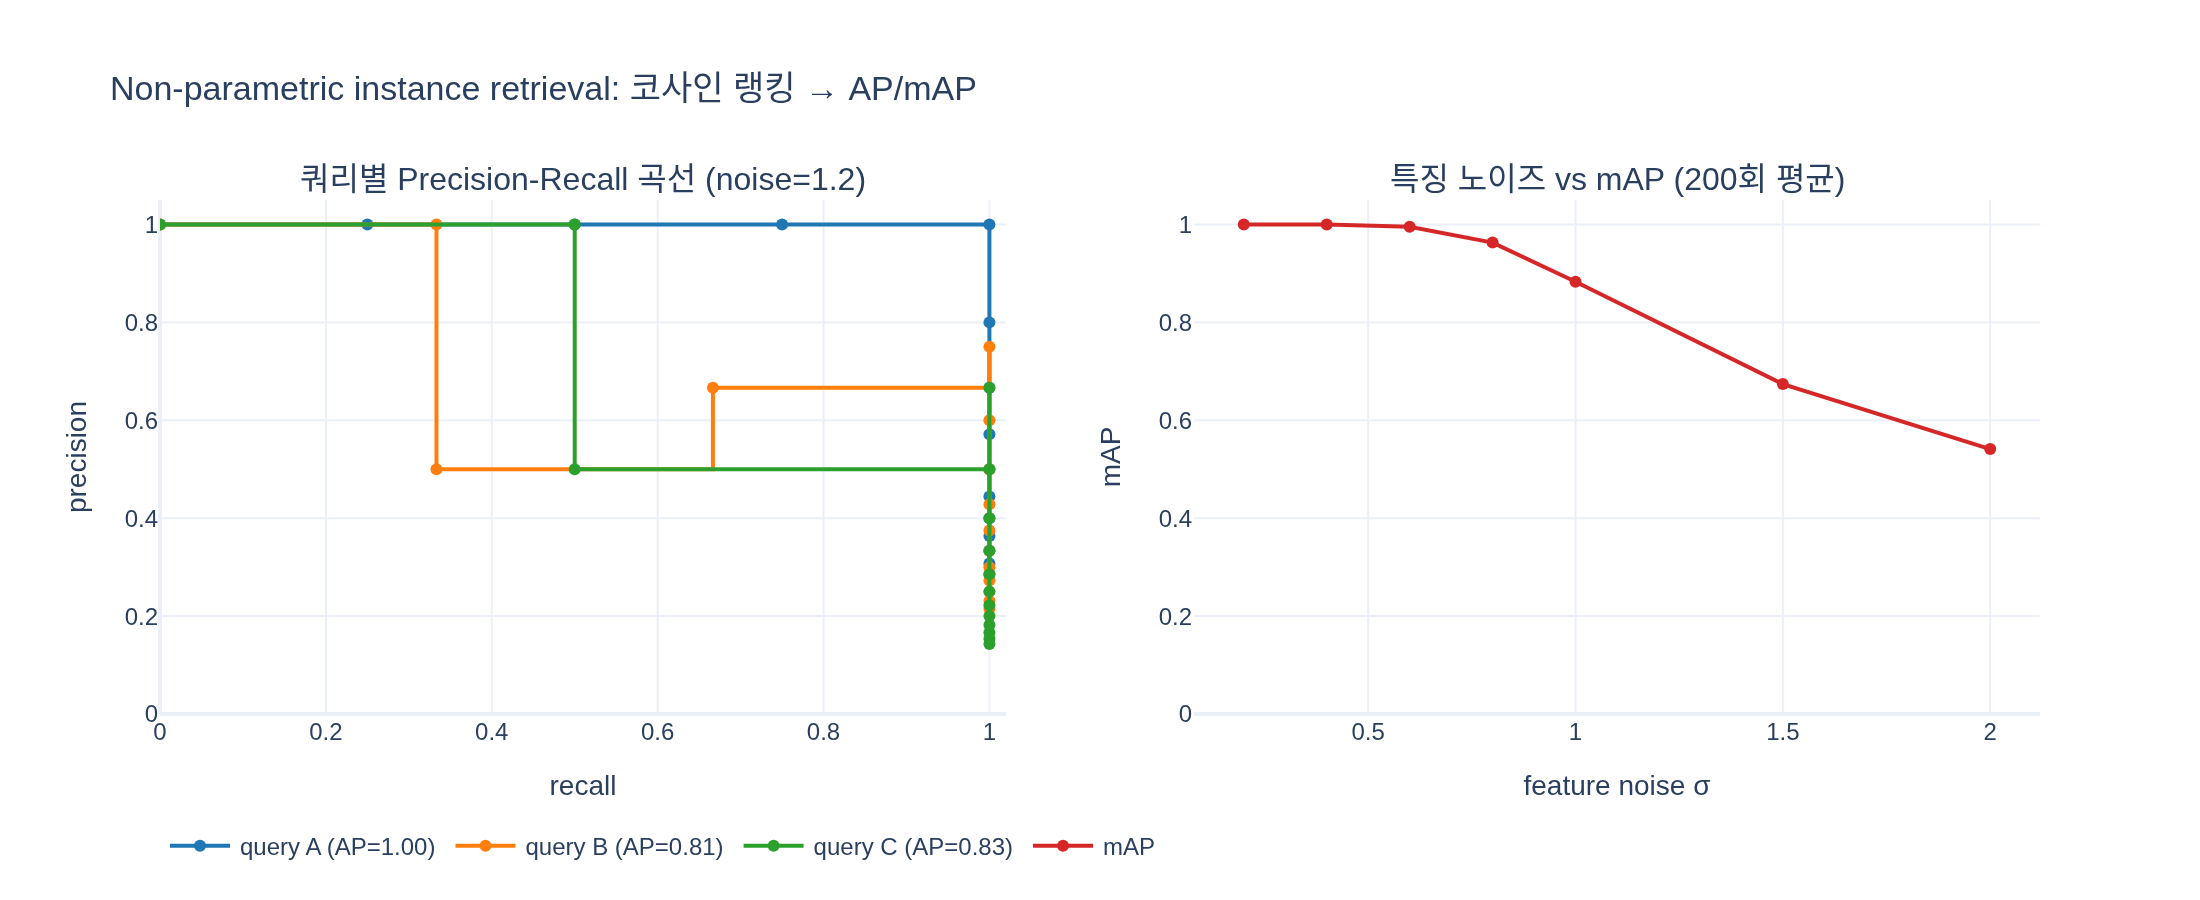

Reproduce this figure in Python.
# %% [markdown]
# # Instance recognition을 non-parametric 방식으로 평가하기 — 코사인 유사도 랭킹과 mAP
#
# DINOv2 논문 7.3절의 instance recognition 평가 절차를 장난감(toy) 문제로 재현한다.
#
# 1. 쿼리 이미지·데이터베이스 이미지의 **frozen feature**(여기서는 난수로 합성)를 준비
# 2. 특징을 L2 정규화 → **코사인 유사도** = 내적
# 3. 유사도 내림차순으로 데이터베이스를 **랭킹** (학습 파라미터 없음 = non-parametric)
# 4. 랭킹의 정답 위치로부터 **AP**(average precision)를 계산, 쿼리 평균 → **mAP**
# 5. `sklearn.metrics.average_precision_score`와 대조, PR 곡선을 plotly로 시각화
#
# 필요 패키지: numpy, plotly, kaleido (expy.png 저장용), scikit-learn (검증용, 선택)

# %%
import numpy as np


def _show(fig):
    try:
        from IPython import get_ipython
        if get_ipython() is not None:  # VSCode 셀/Jupyter에서만 렌더링
            fig.show()
    except ImportError:
        pass


np.set_printoptions(precision=3, suppress=True)
rng = np.random.default_rng(4)

# %% [markdown]
# ## 1. 장난감 데이터베이스 만들기
#
# 3개의 랜드마크(인스턴스) `A, B, C`가 있다고 하자. 각 인스턴스는 특징 공간에서 하나의
# 원형(prototype) 방향을 갖고, 같은 인스턴스를 찍은 사진들은 그 방향 근처에 노이즈를 섞어 놓인다.
# 데이터베이스에는 인스턴스별 양성(positive) 이미지와, 어떤 쿼리에도 해당하지 않는 distractor를 넣는다.
#
# 특징 차원 $d=16$, 데이터베이스 크기 $N=14$ (A 4장, B 3장, C 2장, distractor 5장).

# %%
D = 16
instances = ["A", "B", "C"]
n_pos = {"A": 4, "B": 3, "C": 2}
n_distractor = 5


def make_split(noise, rng):
    """쿼리 3개 + 데이터베이스 특징/라벨 생성. noise = 원형(단위 벡터) 대비 노이즈 벡터의 기대 크기(클수록 특징 품질이 나쁨)."""
    proto = rng.normal(size=(len(instances), D))
    proto /= np.linalg.norm(proto, axis=1, keepdims=True)
    db_feats, db_labels = [], []
    for i, name in enumerate(instances):
        for _ in range(n_pos[name]):
            db_feats.append(proto[i] + noise * rng.normal(size=D) / np.sqrt(D))
            db_labels.append(name)
    for _ in range(n_distractor):
        db_feats.append(rng.normal(size=D))
        db_labels.append("-")
    q_feats = proto + noise * rng.normal(size=proto.shape) / np.sqrt(D)  # 쿼리도 같은 인스턴스의 다른 사진
    return np.array(q_feats), np.array(db_feats), np.array(db_labels)


q_raw, db_raw, db_labels = make_split(noise=1.2, rng=rng)
print("query shape:", q_raw.shape, " database shape:", db_raw.shape)
print("database labels:", " ".join(db_labels))
# 출력:
# query shape: (3, 16)  database shape: (14, 16)
# database labels: A A A A B B B C C - - - - -

# %% [markdown]
# ## 2. L2 정규화 → 코사인 유사도
#
# 코사인 유사도는
# $$\cos(q, x) = \frac{q \cdot x}{\|q\|\,\|x\|}$$
# 이므로, 미리 $\hat q = q/\|q\|$, $\hat x = x/\|x\|$로 정규화해 두면 **행렬곱 하나**로 모든
# (쿼리, DB) 쌍의 유사도를 얻는다. 이 단계에 학습되는 파라미터는 전혀 없다 — 특징 추출기(backbone)
# 위에 분류기·투영층을 얹지 않으므로, 점수는 **특징 자체가 얼마나 좋은지**를 그대로 반영한다.


# %%
def l2n(x):
    return x / np.linalg.norm(x, axis=-1, keepdims=True)


q, db = l2n(q_raw), l2n(db_raw)
S = q @ db.T  # (3 queries, 14 db)
print("cosine similarity matrix (rows=query A,B,C / cols=db):")
print(S)
# 출력:
# cosine similarity matrix (rows=query A,B,C / cols=db):
# [[ 0.323  0.521  0.198  0.507  0.1   -0.148 -0.271 -0.022  0.469  0.03   0.083  0.075  0.02   0.383]
#  [-0.427 -0.063  0.065 -0.062  0.398  0.327  0.514  0.177 -0.086  0.165 -0.248 -0.06  -0.085 -0.079]
#  [-0.602 -0.299 -0.07  -0.382  0.175  0.287  0.377  0.466  0.039 -0.156 -0.469  0.036 -0.234 -0.04 ]]
# (열 0~3 = A, 4~6 = B, 7~8 = C, 9~13 = distractor. 대각 블록이 크지만 쿼리 A가 C 이미지(열 8)와도 0.469로 꽤 비슷함)

# %% [markdown]
# ## 3. 랭킹 — 쿼리 A의 검색 결과
#
# 유사도 내림차순으로 데이터베이스를 정렬한다. 각 순위 $k$에서
# $$\text{precision@}k = \frac{\#\{\text{상위 } k \text{ 중 정답}\}}{k}, \qquad
# \text{recall@}k = \frac{\#\{\text{상위 } k \text{ 중 정답}\}}{\#\{\text{전체 정답}\}}$$


# %%
def rank_table(sims, labels, target):
    order = np.argsort(-sims)
    rel = (labels[order] == target).astype(int)
    hits = np.cumsum(rel)
    k = np.arange(1, len(order) + 1)
    prec = hits / k
    rec = hits / rel.sum()
    return order, rel, prec, rec


order, rel, prec, rec = rank_table(S[0], db_labels, "A")
print(" rank  db_idx  label  sim    rel  prec@k  recall@k")
for k in range(len(order)):
    j = order[k]
    print(f"{k+1:5d}  {j:6d}  {db_labels[j]:>5s}  {S[0, j]:.3f}   {rel[k]}   {prec[k]:.3f}   {rec[k]:.3f}")
# 출력:
#  rank  db_idx  label  sim    rel  prec@k  recall@k
#     1       1      A  0.521   1   1.000   0.250
#     2       3      A  0.507   1   1.000   0.500
#     3       8      C  0.469   0   0.667   0.500   <- 오답(C)이 3위에 끼어듦
#     4      13      -  0.383   0   0.500   0.500   <- distractor
#     5       0      A  0.323   1   0.600   0.750
#     6       2      A  0.198   1   0.667   1.000   <- 마지막 정답, recall 100%
#     7       4      B  0.100   0   0.571   1.000
#     8      10      -  0.083   0   0.500   1.000
#     9      11      -  0.075   0   0.444   1.000
#    10       9      -  0.030   0   0.400   1.000
#    11      12      -  0.020   0   0.364   1.000
#    12       7      C  -0.022   0   0.333   1.000
#    13       5      B  -0.148   0   0.308   1.000
#    14       6      B  -0.271   0   0.286   1.000

# %% [markdown]
# ## 4. AP(average precision) 정의와 계산
#
# 정답 개수를 $R$, $k$번째 결과가 정답이면 $\mathrm{rel}(k)=1$이라 할 때
# $$\mathrm{AP} = \frac{1}{R}\sum_{k=1}^{N} \mathrm{rel}(k)\,\text{precision@}k$$
# 즉 **정답이 등장하는 순위에서의 precision을 평균**한 값이다.
# 이는 PR 곡선 아래 면적 $\sum_k (\mathrm{recall}_k - \mathrm{recall}_{k-1})\,\text{precision}_k$과 동일하다
# (정답 하나가 recall을 $1/R$씩 올리므로).
#
# - 정답이 모두 맨 위에 오면 AP = 1.0
# - 정답이 뒤로 밀릴수록 그 순위의 precision이 낮아져 AP가 떨어진다.
#
# $Q$개 쿼리의 AP를 평균한 것이 **mAP** $= \frac{1}{Q}\sum_q \mathrm{AP}_q$.


# %%
def average_precision(sims, labels, target):
    order, rel, prec, rec = rank_table(sims, labels, target)
    ap_sum = (rel * prec).sum() / rel.sum()                 # 정의 1: 정답 위치 precision 평균
    rec_prev = np.concatenate([[0.0], rec[:-1]])
    ap_area = ((rec - rec_prev) * prec).sum()               # 정의 2: PR 곡선 아래 면적
    assert np.isclose(ap_sum, ap_area)
    return ap_sum


aps = {name: average_precision(S[i], db_labels, name) for i, name in enumerate(instances)}
for name, ap in aps.items():
    print(f"AP(query {name}) = {ap:.4f}")
print(f"mAP = {np.mean(list(aps.values())):.4f}")

try:
    from sklearn.metrics import average_precision_score
    sk = [average_precision_score((db_labels == n).astype(int), S[i]) for i, n in enumerate(instances)]
    print("sklearn AP:", np.round(sk, 4), "-> match:", np.allclose(sk, list(aps.values())))
except ImportError:
    print("sklearn 없음 - 검증 생략")
# 출력:
# AP(query A) = 0.8167    <- (1.000 + 1.000 + 0.600 + 0.667) / 4 : 정답 순위 1,2,5,6의 precision 평균
# AP(query B) = 1.0000
# AP(query C) = 0.7000
# mAP = 0.8389
# sklearn AP: [0.817 1.    0.7  ] -> match: True

# %% [markdown]
# ## 5. 정답이 뒤로 밀리는 경우 — AP가 어떻게 깎이는지 손으로 확인
#
# 랭킹을 직접 지정해서 AP를 계산해 본다. 정답 3개($R=3$), DB 6개.

# %%
def ap_from_ranking(rel):
    rel = np.asarray(rel, dtype=float)
    prec = np.cumsum(rel) / np.arange(1, len(rel) + 1)
    return (rel * prec).sum() / rel.sum(), prec


for rel in ([1, 1, 1, 0, 0, 0], [1, 0, 1, 0, 1, 0], [0, 0, 0, 1, 1, 1]):
    ap, prec = ap_from_ranking(rel)
    hit_prec = [f"{p:.2f}" for p, r in zip(prec, rel) if r]
    print(f"ranking {rel} -> precision at hits {hit_prec} -> AP = {ap:.3f}")
# 출력:
# ranking [1, 1, 1, 0, 0, 0] -> precision at hits ['1.00', '1.00', '1.00'] -> AP = 1.000
# ranking [1, 0, 1, 0, 1, 0] -> precision at hits ['1.00', '0.67', '0.60'] -> AP = 0.756
# ranking [0, 0, 0, 1, 1, 1] -> precision at hits ['0.25', '0.40', '0.50'] -> AP = 0.383

# %% [markdown]
# ## 6. 특징 품질 vs mAP — "Table 9"를 흉내 내기
#
# 같은 데이터베이스 구성에서 **노이즈(특징 품질)** 만 바꾸면서 mAP를 재면, non-parametric 평가가
# 왜 특징 자체의 품질을 드러내는지 볼 수 있다. 노이즈가 커질수록(= 같은 인스턴스의 사진들이
# 특징 공간에서 덜 뭉칠수록) 코사인 랭킹이 흐트러져 mAP가 떨어진다.
# 논문에서 DINOv2가 Oxford-Hard mAP를 SSL 대비 +41%p, OpenCLIP 대비 +34%p 앞선 것은,
# 랭킹만으로 평가했을 때 특징이 인스턴스를 그만큼 잘 분리한다는 뜻이다.


# %%
def mean_ap(noise, trials=200, seed=1):
    r = np.random.default_rng(seed)
    out = []
    for _ in range(trials):
        qf, dbf, lab = make_split(noise, r)
        qf, dbf = l2n(qf), l2n(dbf)
        Sm = qf @ dbf.T
        out.append(np.mean([average_precision(Sm[i], lab, n) for i, n in enumerate(instances)]))
    return float(np.mean(out))


noise_levels = [0.2, 0.4, 0.6, 0.8, 1.0, 1.5, 2.0]
map_by_noise = {nz: mean_ap(nz) for nz in noise_levels}
print(" noise   mAP")
for nz, m in map_by_noise.items():
    print(f"  {nz:4.1f}  {m:.3f}")
# 출력:
#  noise   mAP
#   0.2  1.000
#   0.4  1.000
#   0.6  0.995
#   0.8  0.963
#   1.0  0.883
#   1.5  0.674
#   2.0  0.541

# %% [markdown]
# ## 7. 시각화 — 쿼리별 PR 곡선과 노이즈-mAP 곡선
#
# 왼쪽: 노이즈를 크게 준(=품질 나쁜) 특징으로 다시 검색한 세 쿼리의 PR 곡선. 곡선 아래 면적이 AP.
# 오른쪽: 특징 노이즈에 따른 mAP.

# %%
import plotly.graph_objects as go
from plotly.subplots import make_subplots

q2_raw, db2_raw, lab2 = make_split(noise=1.2, rng=np.random.default_rng(7))
S2 = l2n(q2_raw) @ l2n(db2_raw).T

fig = make_subplots(
    rows=1, cols=2,
    subplot_titles=("쿼리별 Precision-Recall 곡선 (noise=1.2)", "특징 노이즈 vs mAP (200회 평균)"),
)
colors = {"A": "#1f77b4", "B": "#ff7f0e", "C": "#2ca02c"}
for i, name in enumerate(instances):
    _, rel, prec, rec = rank_table(S2[i], lab2, name)
    ap = average_precision(S2[i], lab2, name)
    fig.add_trace(
        go.Scatter(x=np.concatenate([[0], rec]), y=np.concatenate([[1], prec]),
                   mode="lines+markers", line_shape="hv", name=f"query {name} (AP={ap:.2f})",
                   line=dict(color=colors[name])),
        row=1, col=1,
    )
fig.add_trace(
    go.Scatter(x=list(map_by_noise), y=list(map_by_noise.values()), mode="lines+markers",
               name="mAP", line=dict(color="#d62728")),
    row=1, col=2,
)
fig.update_xaxes(title_text="recall", range=[0, 1.02], row=1, col=1)
fig.update_yaxes(title_text="precision", range=[0, 1.05], row=1, col=1)
fig.update_xaxes(title_text="feature noise σ", row=1, col=2)
fig.update_yaxes(title_text="mAP", range=[0, 1.05], row=1, col=2)
fig.update_layout(
    title="Non-parametric instance retrieval: 코사인 랭킹 → AP/mAP",
    width=1100, height=450, template="plotly_white", legend=dict(orientation="h", y=-0.2),
)
_show(fig)

import os
_out = os.path.join(os.path.dirname(os.path.abspath(__file__)) if "__file__" in globals() else ".", "expy.png")
fig.write_image(_out, scale=2)
print("saved:", _out)
# 출력:
# saved: /home/sungwoo/projects/swcho/dinov2/fm/papers/.fm/hints/bbff54aa-85c7-491c-a021-e2afb88f1a05/expy.png
